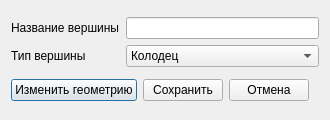
<?xml version="1.0" encoding="UTF-8"?>
<ui version="4.0">
 <class>ui_reate_ver</class>
 <widget class="QDialog" name="ui_reate_ver">
  <property name="geometry">
   <rect>
    <x>0</x>
    <y>0</y>
    <width>330</width>
    <height>120</height>
   </rect>
  </property>
  <property name="minimumSize">
   <size>
    <width>330</width>
    <height>120</height>
   </size>
  </property>
  <property name="maximumSize">
   <size>
    <width>330</width>
    <height>120</height>
   </size>
  </property>
  <property name="windowTitle">
   <string>point_window</string>
  </property>
  <layout class="QGridLayout" name="gridLayout_2">
   <item row="0" column="0" colspan="4">
    <layout class="QGridLayout" name="gridLayout">
     <item row="0" column="0">
      <widget class="QLabel" name="label">
       <property name="text">
        <string>Название вершины</string>
       </property>
      </widget>
     </item>
     <item row="0" column="1">
      <widget class="QLineEdit" name="edt_name_ver"/>
     </item>
     <item row="1" column="0">
      <widget class="QLabel" name="label_2">
       <property name="text">
        <string>Тип вершины</string>
       </property>
      </widget>
     </item>
     <item row="1" column="1">
      <widget class="QComboBox" name="cmb_type_ver">
       <item>
        <property name="text">
         <string>Колодец</string>
        </property>
       </item>
       <item>
        <property name="text">
         <string>Канализация</string>
        </property>
       </item>
       <item>
        <property name="text">
         <string>Источник</string>
        </property>
       </item>
       <item>
        <property name="text">
         <string>Потребитель</string>
        </property>
       </item>
       <item>
        <property name="text">
         <string>Развилка</string>
        </property>
       </item>
       <item>
        <property name="text">
         <string>Заглушка</string>
        </property>
       </item>
       <item>
        <property name="text">
         <string>Насосная станция</string>
        </property>
       </item>
      </widget>
     </item>
    </layout>
   </item>
   <item row="1" column="0">
    <widget class="QPushButton" name="btn_set_geomery_uzel">
     <property name="text">
      <string>Изменить геометрию</string>
     </property>
     <property name="checkable">
      <bool>true</bool>
     </property>
    </widget>
   </item>
   <item row="1" column="1">
    <widget class="QPushButton" name="btn_save_ver">
     <property name="minimumSize">
      <size>
       <width>0</width>
       <height>0</height>
      </size>
     </property>
     <property name="maximumSize">
      <size>
       <width>16777215</width>
       <height>16777215</height>
      </size>
     </property>
     <property name="text">
      <string>Сохранить</string>
     </property>
    </widget>
   </item>
   <item row="1" column="2">
    <widget class="QPushButton" name="btn_close_form">
     <property name="minimumSize">
      <size>
       <width>0</width>
       <height>0</height>
      </size>
     </property>
     <property name="maximumSize">
      <size>
       <width>105</width>
       <height>16777215</height>
      </size>
     </property>
     <property name="sizeIncrement">
      <size>
       <width>0</width>
       <height>0</height>
      </size>
     </property>
     <property name="text">
      <string>Отмена</string>
     </property>
    </widget>
   </item>
   <item row="1" column="3">
    <spacer name="horizontalSpacer">
     <property name="orientation">
      <enum>Qt::Horizontal</enum>
     </property>
     <property name="sizeHint" stdset="0">
      <size>
       <width>87</width>
       <height>20</height>
      </size>
     </property>
    </spacer>
   </item>
  </layout>
 </widget>
 <resources/>
 <connections/>
</ui>
